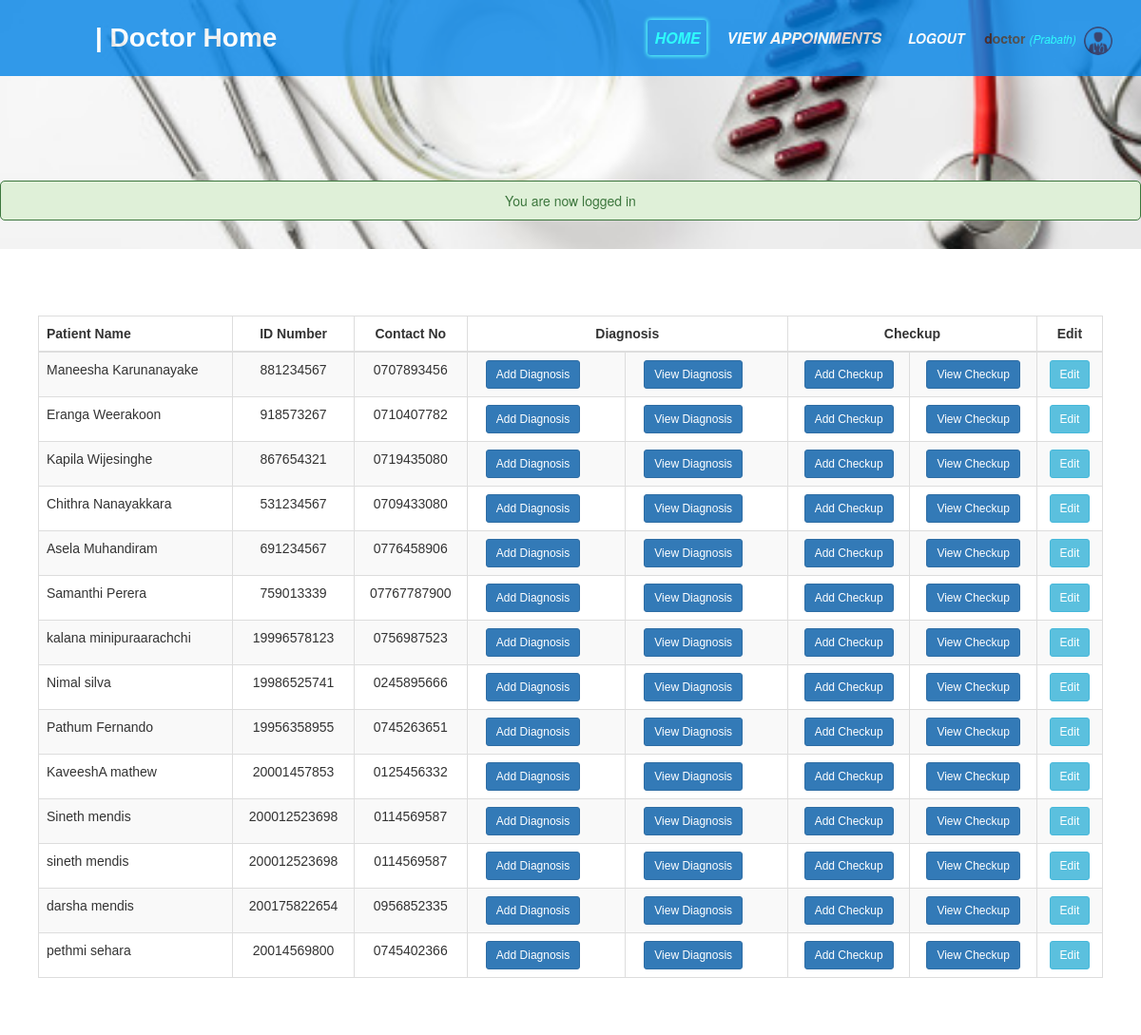
The app's page /doctor/doctor_home.php (signed in) with its own data.
### tables this page shows
CREATE TABLE IF NOT EXISTS `patient` (
  `p_id` int NOT NULL AUTO_INCREMENT,
  `fname` varchar(500) NOT NULL,
  `lname` varchar(500) NOT NULL,
  `birth_date` date NOT NULL,
  `age` int NOT NULL,
  `id_number` varchar(300) NOT NULL,
  `address_line1` varchar(500) NOT NULL,
  `address_line2` varchar(500) NOT NULL,
  `contact_no` varchar(200) NOT NULL,
  `gender` varchar(200) NOT NULL,
  `civil_status` varchar(200) NOT NULL,
  `password` varchar(200) NOT NULL,
  `discharging_patient` varchar(50) NOT NULL,
  `staff_id` int NOT NULL,
  `w_id` int NOT NULL,
  `bed_number` int NOT NULL,
  `date` date NOT NULL,
  `time` time(6) NOT NULL,
  PRIMARY KEY (`p_id`)
);

### doctor/doctor_home.php (the view, shortened to what this page needs)
<?php include('function.php');
?>
<!DOCTYPE html>
<html>
<head>
	<link rel="stylesheet" type="text/css" href="/pis/css/doctor/doctor_home.css">
    <link rel="stylesheet" type="text/css" href="/pis/css/all.css">
	<?php include('link_css.php'); ?>
</head>
<body>
	<nav>
	    <label id="title">| Doctor Home</label>
	      <ul>
	        <li><a class="active"  href="doctor_home.php">Home</a></li>
            <li><a href="view_appoinments.php">View Appoinments</a></li>
	        <li><a href="/pis/index.php?logout='1' "style="font-size:14px;" id="logout">Logout</a></li>
	        <li>
            <?php  if (isset($_SESSION['user'])) : ?>
                <strong><?php echo $_SESSION['user']['user_type']; ?></strong>
                <small>
                    <i  style="color: cyan;">(<?php echo ucfirst($_SESSION['user']['fname']); ?>)</i>
                    <img src="/pis/images/21.png" class="profile_info">
                 </small>
            <?php endif ?>
        </li>
      </ul>
    </nav><br><br><br><br>
    <?php if (isset($_SESSION['message'])):?>
    	<div class="msg">
    	<?php
    		echo $_SESSION['message'];
    	?>
    	</div>
    <?php endif ?>
    <div id="s">
    <table id="allusers" class="table table-striped table-bordered" style="width: 100%">
    	<thead>
    		<tr>
    			<th>Patient Name</th>
    			<th id="a">ID Number</th>
    			<th id="a">Contact No</th>
    			<th colspan="2"id="a">Diagnosis</th>
                <th colspan="2" id="a">Checkup</th>
                <th colspan="2" id="a">Edit</th>
    		</tr>
    	</thead>
    	<tbody>
    		<?php
            $result_D=mysqli_query($db,"SELECT * from patient");
            while ($row = mysqli_fetch_array($result_D)) { ?>
    		<tr>
    			<td style="text-align: left;"><?php echo $row['fname']," ", $row['lname']; ?></td>
    			<td id="a"><?php echo $row['id_number']; ?></td>
    			<td id="a"><?php echo $row['contact_no']; ?></td>
                <td align="center">
                    <a href="add_diagnosis.php?add_diagnosis=<?php echo $row['p_id']; ?>" class="btn btn-primary btn-sm" ><i class="fas fa-edit"></i>Add Diagnosis</a> &nbsp;&nbsp;&nbsp;&nbsp;&nbsp;&nbsp;
                </td>
                <td align="center">
                    <a href="view_diagnosis.php?view_diagnosis=<?php echo $row['p_id']; ?>" class="btn btn-primary btn-sm" ><i class="fas fa-edit"></i>View Diagnosis</a> &nbsp;&nbsp;&nbsp;&nbsp;&nbsp;&nbsp;
                </td>
    			<td align="center">
                    <a href="add_checkup.php?add_checkup=<?php echo $row['p_id']; ?>" class="btn btn-primary btn-sm" ><i class="fas fa-edit"></i>Add Checkup</a>
                </td>
                <td align="center">
                    <a href="view_checkup.php?view_checkup=<?php echo $row['p_id']; ?>" class="btn btn-primary btn-sm" ><i class="fas fa-edit"></i>View Checkup</a>
                </td>
                <td>
                <a href="edit.php?edit_p=<?php echo $row['p_id']; ?>" class="btn btn-info btn-sm" ><i class="fas fa-eye"></i> Edit </a>
                </td>
    		</tr>
    		<?php } ?>
    	</tbody>
    </table>
   </div>
</body>
</html>

### css/doctor/doctor_home.css (style rules this page uses)
body { margin: 0; padding: 0; background-image: url('/pis/images/96.jpg'); background-size: cover; font-family: sans-serif; }
* { padding: 0; margin: 0; text-decoration: none; list-style: none; box-sizing: border-box; }
#title { color: white; font-size: 28px; line-height: 80px; padding: 0 100px; font-weight: bold; font-style: initial; font-family: 'poppins',sans-serif; }
nav { background: #0082e6; height: 80px; width: 100%; opacity: .8; }
nav ul { float: right; margin-right: 20px; }
nav ul li { display: inline-block; line-height: 80px; margin: 0 5px; }
nav ul li a { color: white; font-size: 16px; padding: 7px; border-radius: 3px; text-transform: uppercase; font-weight: bold; font-style: italic; }
.active { transition: -5s; box-shadow: 0 0 5px #33ffff,0 0 5px #33ffff; color: cyan; }
.msg { margin: 30px auto; padding: 10px; border-radius: 5px; color: #3c763d; background: #dff0d8; border: 1px solid #3c763d; width: 100%; text-align: center; }
#allusers { font-family: arial, sans-serif; border-collapse: collapse; width: 55%; margin-top: 50px; background-color: white; }
#s { background: white; padding-right: 40px; padding-top: 20px; padding-bottom: 40px; padding-left: 40px; }
td { text-align: center; padding: 8px; }
th { text-align: center; padding: 8px; }
#a { text-align: center; }

### css/all.css (style rules this page uses)
.msg { margin: 30px auto; padding: 10px; border-radius: 5px; color: #3c763d; background: #dff0d8; border: 1px solid #3c763d; width: 100%; text-align: center; }
.profile_info { display: inline-block; width: 30px; height: 30px; margin: 5px; border-radius: 100%; }

### records on screen
patient: fname "Maneesha", lname "Karunanayake", id_number "881234567", contact_no "0707893456"
patient: fname "Eranga", lname "Weerakoon", id_number "918573267", contact_no "0710407782"
patient: fname "Kapila", lname "Wijesinghe", id_number "867654321", contact_no "0719435080"
patient: fname "Chithra", lname "Nanayakkara", id_number "531234567", contact_no "0709433080"
patient: fname "Asela", lname "Muhandiram", id_number "691234567", contact_no "0776458906"
patient: fname "Samanthi", lname "Perera", id_number "759013339", contact_no "07767787900"
patient: fname "kalana", lname "minipuraarachchi", id_number "19996578123", contact_no "0756987523"
patient: fname "Nimal", lname "silva", id_number "19986525741", contact_no "0245895666"
patient: fname "Pathum", lname "Fernando", id_number "19956358955", contact_no "0745263651"
patient: fname "KaveeshA", lname "mathew", id_number "20001457853", contact_no "0125456332"
patient: fname "Sineth", lname "mendis", id_number "200012523698", contact_no "0114569587"
patient: fname "sineth", lname "mendis", id_number "200012523698", contact_no "0114569587"
patient: fname "darsha", lname "mendis", id_number "200175822654", contact_no "0956852335"
patient: fname "pethmi", lname "sehara", id_number "20014569800", contact_no "0745402366"

### other values on screen
$_SESSION['user']['user_type'] "doctor"
$_SESSION['user']['fname'] "Prabath"
$_SESSION['message'] "You are now logged in"
